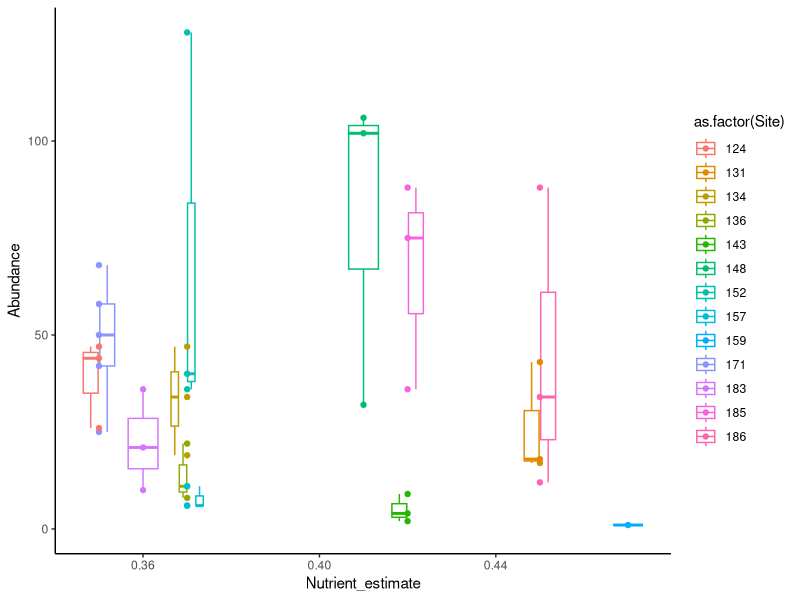
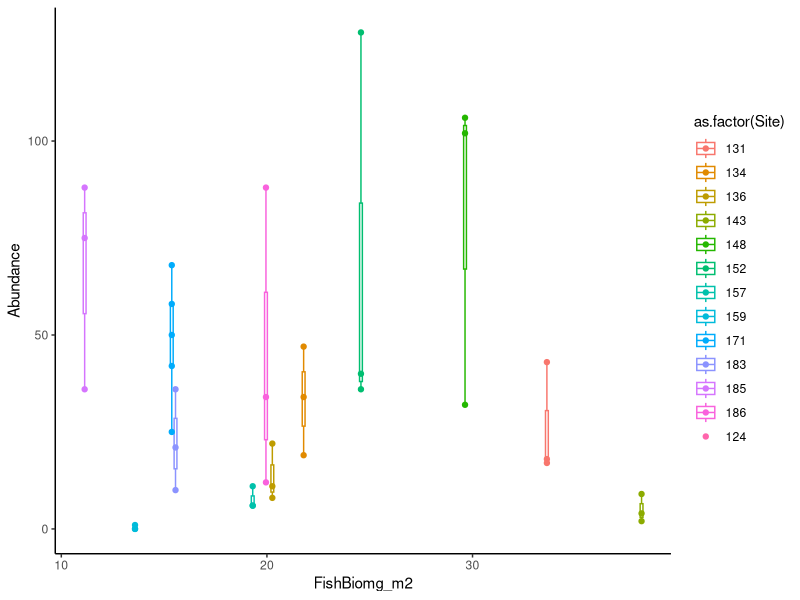
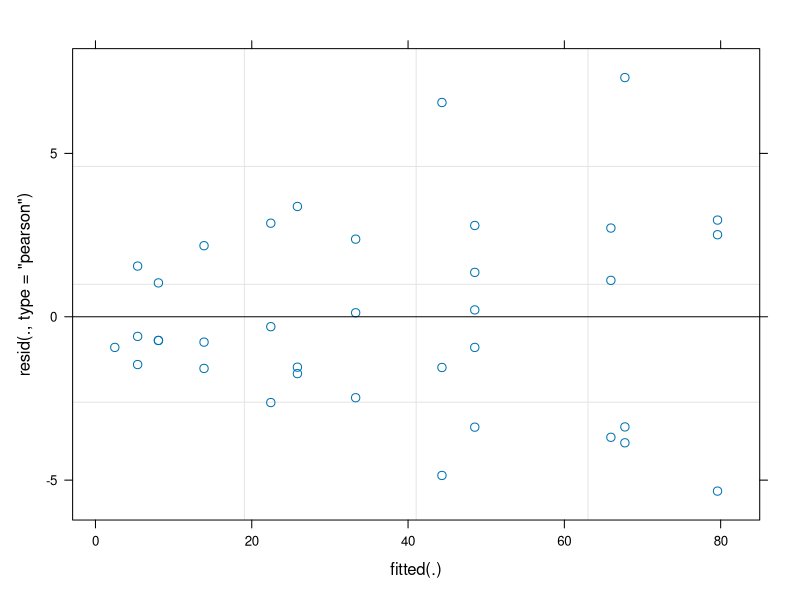
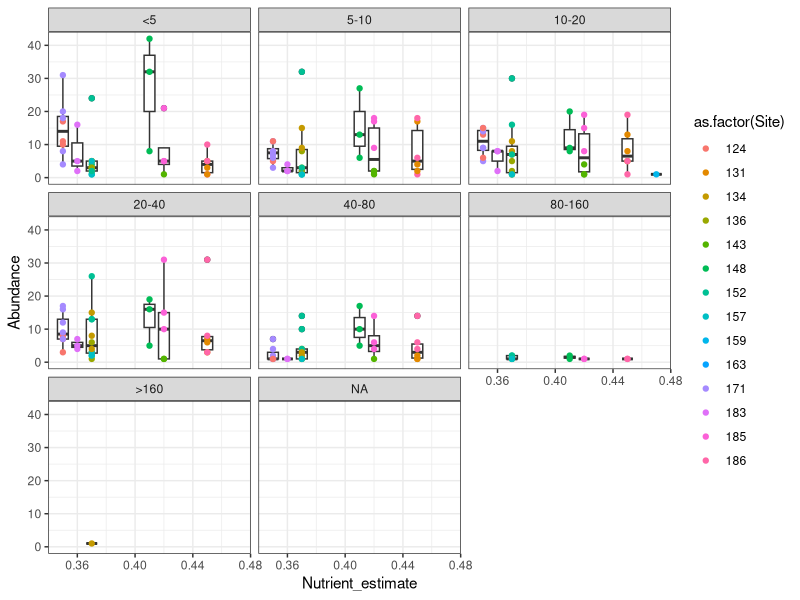
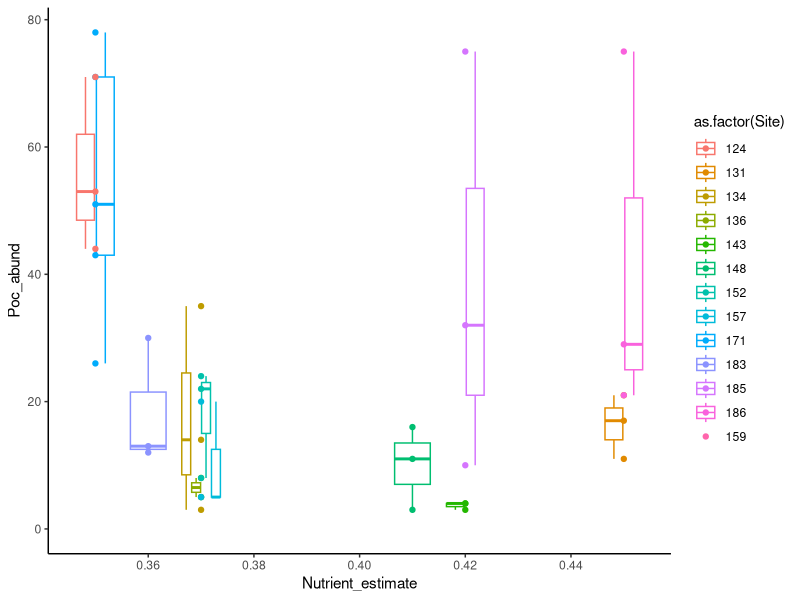
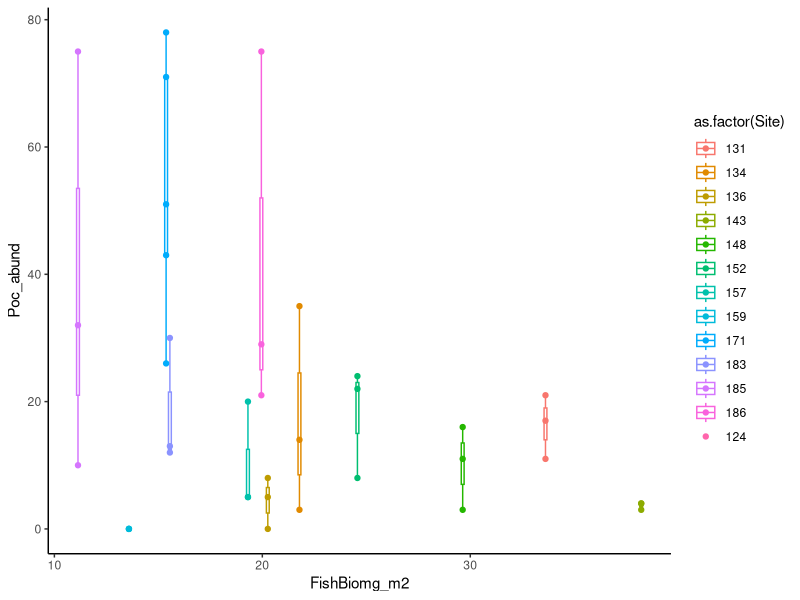
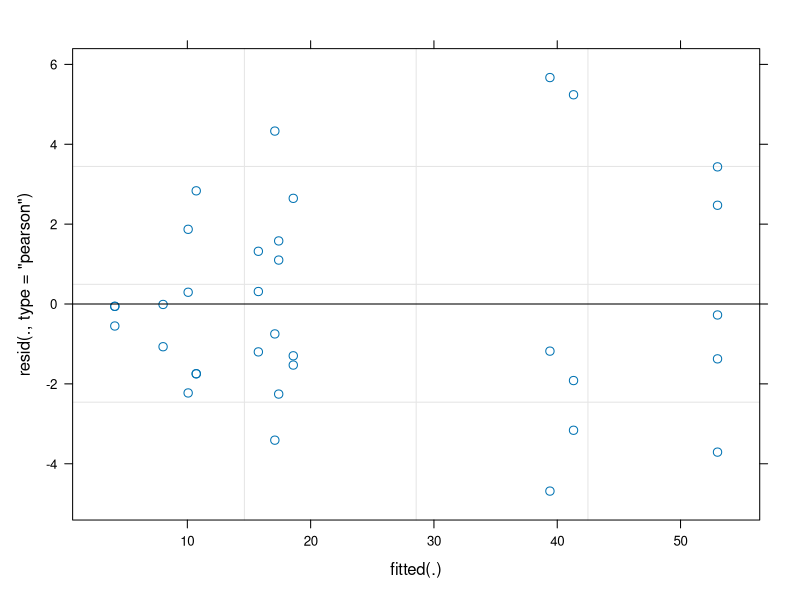
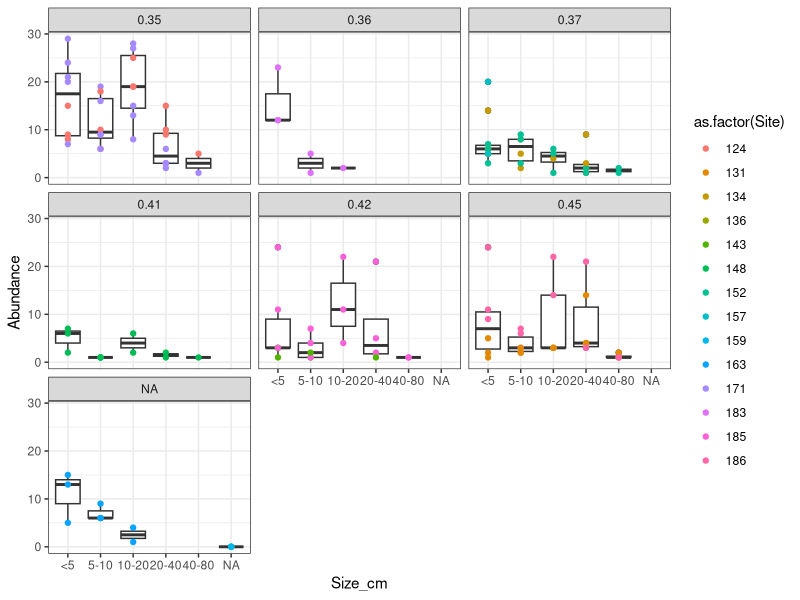

Recreate these plots in R, in order.
## ---- chunk 1
knitr::opts_chunk$set(echo = TRUE)


require(here)
require(tidyverse)
require(vegan)
require(lme4)
## ---- chunk 2
# colony counts
colonies <- read_csv(here("data/Colony_counts.csv")) %>% 
  # fix this weird date entry
  mutate(Date = case_when(
    Date == "8/21/22" ~ "8/21/2022",
    TRUE ~ Date
  ))

# bring in site visual nutrient file
nuts <- read_csv(here("data/site_metadata.csv")) 
  
# and nutrient working group file that we will use as metadata
nutMetadat <- read_csv(here("data/All_dat_withFish.csv")) 
# Make overall site stats
## ---- chunk 3
colonies %>% 
  select(Genus) %>% 
  unique() 

# fix them
colonies %>% 
  mutate(Genus = case_when(
    Genus == "Cyphestrea" ~ "Cyphastrea",
    Genus == "Fungiid" ~ "Fungiidae",
    Genus == "leptastrea" ~ "Leptastrea",
      Genus == "Leptastrea?" ~ "Leptastrea",
      Genus == "Napropora" ~ "Napopora",
      Genus == "Napropora" ~ "Napopora",
    Genus == "Napapora"~ "Napopora",
      Genus == "Pammacora" ~ "Psammocora",
      Genus == "Psammacora" ~ "Psammocora", 
      Genus == "Porites rus" ~ "Porites_rus",
      Genus == "Porites_Rus" ~ "Porites_rus",
      Genus == "Porites_Massive" ~ "Porites_massive",
    TRUE ~ Genus
  )) %>% 
  filter(Genus != "Single_polyp") -> colonies_cleaned


# check
colonies_cleaned %>% 
  select(Genus) %>% 
  unique() 
## ---- chunk 4
colonies_cleaned %>% 
  mutate(Transect = parse_number(Transect)) %>% 
  mutate(TransectSite = paste0(Site, "T", Transect)) %>% 
  group_by(Transect, TransectSite, Date, Site, Genus) %>% 
  summarize(Abundance = sum(Count)) %>% 
  ungroup() %>% 
  # replace this with the nearest station
  mutate(Site = ifelse(Site == "Gump", 159, Site)) %>% 
  # also for T2 site 124 was written as 142. Fix here
  #mutate(Site = ifelse(Site == 142, 124, Site)) %>% 
  mutate(Site = as.double(Site)) %>% 
  # join visual nutrient data
  full_join(nuts, by = "Site") -> genusAbund_temp

## ---- chunk 5
# select the stuff we want:
nutMetadat %>% 
  filter(TimePeriod == "2021-May") %>% 
  mutate(Site = as.double(Site)) %>% 
  select(Site, Latitude, Longitude, Distance_to_crest, Distance_to_shore, Distance_to_pass, Distance_to_deep_lagoon_water, Distance_to_population_center, Habitat, Microbial_Species_Richness, Microbial_Shannon_Diversity, Microbial_Phylogenetic_Diversity, Microbial_Evenness, Microbial_PCoA1, Microbial_PCoA2, FishNH4ug_min_m2, FishBiomg_m2) -> nmwgMetadat

# also do a separate one for 124 since it doesn't have a May 2021 line in the df:
nutMetadat %>% 
  filter(Site == 124) %>% 
  filter(TimePeriod == "2020-August") %>% 
  mutate(Site = as.double(Site)) %>% 
  select(Site, Latitude, Longitude, Distance_to_crest, Distance_to_shore, Distance_to_pass, Distance_to_deep_lagoon_water, Distance_to_population_center, Habitat, Microbial_Species_Richness, Microbial_Shannon_Diversity, Microbial_Phylogenetic_Diversity, Microbial_Evenness, Microbial_PCoA1, Microbial_PCoA2, FishNH4ug_min_m2, FishBiomg_m2) -> nmwgMetadat124
## ---- chunk 6
genusAbund_temp %>% 
  filter(Site != 124) %>% 
  left_join(nmwgMetadat) -> genusAbund_tempNo124
  
genusAbund_temp %>% 
  filter(Site == "124") %>% 
  left_join(nmwgMetadat124, by = "Site") -> genusAbund_temp124
  
  
# put them together
genusAbund_tempNo124 %>% 
  filter(Site != 163) %>% 
  bind_rows(genusAbund_temp124) -> genusAbund_Long
## ---- chunk 7
genusAbund_Long %>% 
  group_by(TransectSite, Date, Transect, Site, Latitude, Longitude, Distance_to_crest, Distance_to_shore, Distance_to_pass, Distance_to_deep_lagoon_water, Distance_to_population_center, Habitat, Microbial_Species_Richness, Microbial_Shannon_Diversity, Microbial_Phylogenetic_Diversity, Microbial_Evenness, Microbial_PCoA1, Microbial_PCoA2, FishNH4ug_min_m2, FishBiomg_m2) %>% 
  summarize(N = n()) %>% 
  select(-N) -> all_ids
## ---- chunk 8
genusAbund_Long %>% 
  filter(Genus == "Montipora") %>% 
  full_join(all_ids) %>% 
  mutate(Abundance = replace_na(Abundance, 0)) -> montipAbund

## ---- chunk 9
montipAbund %>% 
  ggplot(aes(x = Nutrient_estimate, y = Abundance, color = as.factor(Site))) +
  geom_boxplot() +
  geom_point() +
  theme_classic()
## ---- chunk 10
montipAbund %>% 
  ggplot(aes(x = FishBiomg_m2, y = Abundance, color = as.factor(Site))) +
  geom_boxplot() +
  geom_point() +
  theme_classic()
## ---- chunk 11
m.Montip <- glmer(Abundance ~ Nutrient_estimate + scale(FishBiomg_m2) +  (1 | Site), data = montipAbund, family = poisson(link = "log"))
  summary(m.Montip)
  plot(m.Montip)
## ---- chunk 12
colonies_cleaned %>% 
  mutate(Transect = parse_number(Transect)) %>% 
  mutate(TransectSite = paste0(Site, "T", Transect)) %>% 
  group_by(Transect, TransectSite, Date, Site, Genus, Size_cm) %>% 
  summarize(Abundance = sum(Count)) %>% 
  ungroup() %>% 
  # replace this with the nearest station
  mutate(Site = ifelse(Site == "Gump", 159, Site)) %>% 
  mutate(Site = as.double(Site)) %>% 
  # join visual nutrient data
  full_join(nuts, by = "Site") %>% 
  filter(Genus == "Montipora") %>% 
  full_join(all_ids) %>% 
  mutate(Abundance = replace_na(Abundance, 0)) %>% 
  mutate(Size_cm = factor(Size_cm, levels = c("<5", "5-10", "10-20", "20-40", "40-80", "80-160", ">160"))) -> montipSize
## ---- chunk 13
montipSize %>% 
  #group_by(Size_cm, Nutrient_estimate) %>% 
  #summarize(Mean_abund = mean(Abundance),
  #          sd_abund = sd(Abundance)) %>% 
  ggplot(aes(x = Nutrient_estimate, y = Abundance, group = Nutrient_estimate)) + 
  geom_boxplot() +
  geom_point(aes(color = as.factor(Site))) +
  facet_wrap(~as.factor(Size_cm)) +
  theme_bw()
## ---- chunk 14
genusAbund_Long %>% 
  filter(Genus == "Pocillopora") %>% 
  full_join(all_ids) %>% 
  mutate(Abundance = replace_na(Abundance, 0)) %>% 
  rename(Poc_abund = Abundance )-> pocAbund

## ---- chunk 15
pocAbund %>% 
  ggplot(aes(x = Nutrient_estimate, y = Poc_abund, color = as.factor(Site))) +
  geom_boxplot() +
  geom_point() +
  theme_classic()
## ---- chunk 16
pocAbund %>% 
  ggplot(aes(x = FishBiomg_m2, y = Poc_abund, color = as.factor(Site))) +
  geom_boxplot() +
  geom_point() +
  theme_classic() # Huh... Wonder if that's real? 
## ---- chunk 17
m.Poc <- glmer(Poc_abund ~ Nutrient_estimate + scale(FishBiomg_m2) + (1 | Site), data = pocAbund, family = poisson(link = "log"))
  summary(m.Poc)
  plot(m.Poc)
## ---- chunk 18
colonies_cleaned %>% 
  mutate(Transect = parse_number(Transect)) %>% 
  mutate(TransectSite = paste0(Site, "T", Transect)) %>% 
  group_by(Transect, TransectSite, Date, Site, Genus, Size_cm) %>% 
  summarize(Abundance = sum(Count)) %>% 
  ungroup() %>% 
  # replace this with the nearest station
  mutate(Site = ifelse(Site == "Gump", 159, Site)) %>% 
  mutate(Site = as.double(Site)) %>% 
  # join visual nutrient data
  full_join(nuts, by = "Site") %>% 
  filter(Genus == "Pocillopora") %>% 
  full_join(all_ids) %>% 
  mutate(Abundance = replace_na(Abundance, 0)) %>% 
  mutate(Size_cm = factor(Size_cm, levels = c("<5", "5-10", "10-20", "20-40", "40-80", "80-160", ">160"))) -> pocSize
## ---- chunk 19
pocSize %>% 
  #group_by(Size_cm, Nutrient_estimate) %>% 
  #summarize(Mean_abund = mean(Abundance),
  #          sd_abund = sd(Abundance)) %>% 
  ggplot(aes(x = Size_cm, y = Abundance)) + 
  geom_boxplot() +
  geom_point(aes(color = as.factor(Site))) +
  facet_wrap(~as.factor(Nutrient_estimate)) +
  theme_bw()
## ---- chunk 20
montipAbund %>% 
  rename(Montip_abundance = Abundance) %>% 
  select(-Genus) %>% 
  full_join(pocAbund) -> WRONG
## ---- chunk 21
WRONG %>% 
  ggplot(aes(x = Montip_abundance, y = Poc_abund, color = (Nutrient_estimate))) +
  geom_point() +
  # 1:1 line
  geom_abline(slope = 1, intercept = 0) +
  scale_colour_gradient(low = "gray", high = "red") +
  theme_classic()
## ---- chunk 22
mPocMonti <- glm(Poc_abund ~ Montip_abundance + Nutrient_estimate + Montip_abundance:Nutrient_estimate, family = poisson, data = WRONG)
  summary(mPocMonti)
  plot(mPocMonti)
  
## ---- chunk 23
pred <- expand.grid(Montip_abundance = seq(from = min(WRONG$Montip_abundance, na.rm = TRUE),
                         to = max(WRONG$Montip_abundance, na.rm = TRUE),
                         length.out = length(WRONG$Montip_abundance)),
                    Nutrient_estimate = c(min(WRONG$Nutrient_estimate, na.rm = TRUE),
                                          mean(WRONG$Nutrient_estimate, na.rm = TRUE),
                         max(WRONG$Nutrient_estimate, na.rm = TRUE)))



pred$PredPocAbund <- predict(mPocMonti, 
                 pred, 
                 type = "response")


# plot
pred %>% 
  ggplot(aes(x = Montip_abundance, y = PredPocAbund, color = Nutrient_estimate)) +
  #ylab("Predicted Pocillopora abundance") +
  scale_colour_gradient(low = "gray", high = "red") +
  geom_point() +
  theme_classic()


ggsave(here("figures/PredTrapeziidabund.jpg"), width = 4.5, height = 3, dpi = 500)
## ---- chunk 24
genusAbund_Long %>% 
  pivot_wider(names_from = Genus, values_from = Abundance) %>% 
  # replace NA's with zeros
  mutate_all(~replace(., is.na(.), 0)) -> spp_matrix_wide # for no coral_ID remove beginning columns
## ---- chunk 25
spp_mat_rare <- spp_matrix_wide[, colSums(spp_matrix_wide != 0) >= round(dim(spp_matrix_wide)[1]*0.05)] # at least 5% of samples
## ---- chunk 26
# get index for where coral columns start
first_coral <- grep("Acropora", colnames(spp_mat_rare))

shann.in <- diversity(spp_mat_rare[,first_coral:dim(spp_mat_rare)[2]], index = "shannon")
simp.in <- diversity(spp_mat_rare[,first_coral:dim(spp_mat_rare)[2]], index = "simpson")
invSimp.in <- diversity(spp_mat_rare[,first_coral:dim(spp_mat_rare)[2]], index = "invsimpson")
spp.rich <- specnumber(spp_mat_rare[,first_coral:dim(spp_mat_rare)[2]])



div.metrics <- cbind(shann.in, simp.in, invSimp.in, spp.rich, spp_mat_rare[,1:(first_coral-1)]) 
  

## ---- chunk 27
# shannon
div.metrics %>% 
  ggplot(aes(x = as.factor(Site), y = shann.in, fill = KellyDeron_habitat)) +
  geom_boxplot() +
  ylab("Shannon diversity") +
  theme_classic()

# spp richness
div.metrics %>% 
  ggplot(aes(x = as.factor(Site), y = spp.rich, fill = KellyDeron_habitat)) +
  geom_boxplot() +
  ylab("Species richness") +
  theme_classic()


# simpson
div.metrics %>% 
  ggplot(aes(x = as.factor(Site), y = simp.in, fill = KellyDeron_habitat)) +
  geom_boxplot() +
  ylab("Simpson's index") +
  theme_classic()

# inverse simpson
div.metrics %>% 
  ggplot(aes(x = as.factor(Site), y = invSimp.in, fill = KellyDeron_habitat)) +
  geom_boxplot() +
  theme_classic()

## ---- chunk 28
# shannon
div.metrics %>% 
 #filter(Site != 159) %>% 
  ggplot(aes(x = Nutrient_estimate, y = shann.in, color = as.factor(Site))) +
  geom_boxplot() +
  geom_point() +
  ylab("Shannon diversity") +
  theme_classic() # Gump is just crazy..

# spp richness
div.metrics %>% 
  #filter(Site != 159) %>% 
  ggplot(aes(x = Nutrient_estimate, y = spp.rich, color = as.factor(Site))) +
  geom_boxplot() +
  geom_jitter() +
  ylab("Coral species richness") +
  xlab("Visual Nutrient Estimate") +
  theme_classic()

ggsave(here("figures/SppRichNut.jpg"), width = 7, height = 4.6, dpi = 500)


# simpson
div.metrics %>% 
  #filter(Site != 159) %>% 
  ggplot(aes(x = Nutrient_estimate, y = simp.in, color = as.factor(Site))) +
  geom_boxplot() +
  geom_point() +
  ylab("Simpson's index") +
  theme_classic()


# inverse simpson
div.metrics %>% 
  #filter(Site != 159) %>% 
  ggplot(aes(x = Nutrient_estimate, y = invSimp.in, color = as.factor(Site))) +
  geom_boxplot() +
  geom_point() +
  theme_classic()

## ---- chunk 29
m.sppRich <- glm(spp.rich ~ Nutrient_estimate, family = poisson, data = div.metrics)
  summary(m.sppRich)
  plot(m.sppRich)
  
# What about without Gump?
m.sppRichnoGump <- glm(spp.rich ~ Nutrient_estimate, family = poisson, data = subset(div.metrics, Site != 159))
  summary(m.sppRichnoGump) # nope
  plot(m.sppRichnoGump)  

## ---- chunk 30
# distance to shore
div.metrics %>% 
  filter(Site != 159) %>% 
  ggplot(aes(x = Distance_to_shore, y = spp.rich, color = as.factor(Site))) +
  geom_boxplot() +
  geom_point() +
  ylab("Species richness") +
  theme_classic()

# distance to crest--kinda interesting
div.metrics %>% 
  filter(Site != 159) %>% 
  ggplot(aes(x = Distance_to_crest, y = spp.rich, color = as.factor(Site))) +
  geom_boxplot() +
  geom_point() +
  ylab("Species richness") +
  theme_classic()


div.metrics %>% 
  filter(Site != 159) %>% 
  ggplot(aes(x = Distance_to_crest, y = spp.rich, color = as.factor(Site))) +
  geom_boxplot() +
  geom_point() +
  ylab("Species richness") +
  theme_classic()


# Distance_to_pass
div.metrics %>% 
  filter(Site != 159) %>% 
  ggplot(aes(x = Distance_to_pass, y = spp.rich, color = as.factor(Site))) +
  geom_boxplot() +
  geom_point() +
  ylab("Species richness") +
  theme_classic()


# Distance_to_population_center
div.metrics %>% 
  filter(Site != 159) %>% 
  ggplot(aes(x = Distance_to_population_center, y = spp.rich, group = as.factor(Site), fill = Nutrient_estimate)) +
  geom_boxplot() +
  geom_point() +
  ylab("Coral pecies richness") +
  xlab("Distance to population center") +
  scale_fill_gradient(low = "gray", high = "red") +
  theme_classic() # interesting maybe?

ggsave(here("figures/SppRichDistPop.jpg"), width = 7, height = 4.6, dpi = 500)





# Microbial_Species_Richness
div.metrics %>% 
  #filter(Site != 159 ) %>% 
  filter(Site != 124) %>% 
  ggplot(aes(x = Microbial_Species_Richness, y = spp.rich, color = as.factor(Site))) +
  geom_boxplot() +
  geom_point() +
  ylab("Coral species richness") +
  xlab("Microbe species richness") +
  theme_classic() # potentially cool!

ggsave(here("figures/SppRichMicrobe.jpg"), width = 7, height = 4.6, dpi = 500)


# Microbial_Shannon_Diversity
div.metrics %>% 
  #filter(Site != 159 ) %>% 
  filter(Site != 124) %>% 
  ggplot(aes(x = Microbial_Shannon_Diversity, y = spp.rich, color = as.factor(Site))) +
  geom_boxplot() +
  geom_point() +
  ylab("Coral species richness") +
  xlab("Microbe shannon diversity")+
  theme_classic() # potentially cool?

ggsave(here("figures/SppRichMicrobeShann.jpg"), width = 7, height = 4.6, dpi = 500)


# Microbial_Phylogenetic_Diversity
div.metrics %>% 
  filter(Site != 159) %>% 
  filter(Site != 124) %>% 
  ggplot(aes(x = Microbial_Phylogenetic_Diversity, y = spp.rich, color = as.factor(Site))) +
  geom_boxplot() +
  geom_point() +
  ylab("Species richness") +
  theme_classic()

# Microbial_Evenness
div.metrics %>% 
  filter(Site != 159) %>% 
  filter(Site != 124) %>% 
  ggplot(aes(x = Microbial_Evenness, y = spp.rich, color = as.factor(Site))) +
  geom_boxplot() +
  geom_point() +
  ylab("Coral species richness") +
  xlab("Microbial evenness") +
  theme_classic() # cool
  
ggsave(here("figures/SppRichMicrobeEven.jpg"), width = 7, height = 4.6, dpi = 500)


# Microbial_PCoA1
div.metrics %>% 
  #filter(Site != 159) %>% 
  filter(Site != 124) %>% 
  ggplot(aes(x = Microbial_PCoA1, y = spp.rich, color = as.factor(Site))) +
  geom_boxplot() +
  geom_point() +
  ylab("Species richness") +
  theme_classic() 



# FishBiomg_m2
div.metrics %>% 
  filter(Site != 159) %>% 
  filter(Site != 124) %>% 
  ggplot(aes(x = FishBiomg_m2, y = spp.rich, color = as.factor(Site))) +
  geom_boxplot() +
  geom_point() +
  ylab("Species richness") +
  theme_classic() 


## ---- chunk 31
m.sppRichDist <- glmer(spp.rich ~ Nutrient_estimate + scale(Distance_to_population_center) + Nutrient_estimate:scale(Distance_to_population_center) + (1 | Site), data = div.metrics, family = poisson(link = "log"))  
  summary(m.sppRichDist)
  
  
# microbes?
m.sppRichMicrobe <- glmer(spp.rich ~ scale(Microbial_Species_Richness) + (1 | Site), data =div.metrics, family = poisson(link = "log"))  
  summary(m.sppRichMicrobe)
  

m.sppRichDistHab <- glmer(spp.rich ~ Nutrient_estimate + KellyDeron_habitat + Nutrient_estimate:KellyDeron_habitat + (1 | Site), data = div.metrics, family = poisson(link = "log"))  
  summary(m.sppRichDistHab)
    
  
## ---- chunk 32
pred <- expand.grid(Distance_to_population_center = seq(from = min(div.metrics$Distance_to_population_center, na.rm = TRUE),
                         to = max(div.metrics$Distance_to_population_center, na.rm = TRUE),
                         length.out = length(div.metrics$Distance_to_population_center)),
                    Nutrient_estimate = c(min(div.metrics$Nutrient_estimate, na.rm = TRUE),
                                          mean(div.metrics$Nutrient_estimate, na.rm = TRUE),
                         max(div.metrics$Nutrient_estimate, na.rm = TRUE)),
                    Site = unique(div.metrics$Site))



pred$PredSppRich <- predict(m.sppRichDist, 
                 pred, 
                 type = "response")


# plot
pred %>% 
  ggplot(aes(x = Distance_to_population_center, y = PredSppRich, color = Nutrient_estimate)) +
  geom_point() +
  ylab("Predicted coral species richness") +
  xlab("Distance to population center") +
  scale_color_gradient(low = "gray", high = "red") +
  facet_wrap(~Nutrient_estimate) +
  theme_classic() # interesting maybe?
  



# ggsave(here("figures/PredTrapeziidabund.jpg"), width = 4.5, height = 3, dpi = 500)
## ---- chunk 33
pred <- expand.grid(Distance_to_population_center = seq(from = min(div.metrics$Distance_to_population_center, na.rm = TRUE),
                         to = max(div.metrics$Distance_to_population_center, na.rm = TRUE),
                         length.out = length(div.metrics$Distance_to_population_center)),
                    Nutrient_estimate = c(min(div.metrics$Nutrient_estimate, na.rm = TRUE),
                                          mean(div.metrics$Nutrient_estimate, na.rm = TRUE),
                         max(div.metrics$Nutrient_estimate, na.rm = TRUE)),
                    Site = unique(div.metrics$Site),
                    KellyDeron_habitat = unique(div.metrics$KellyDeron_habitat))



pred$PredSppRich <- predict(m.sppRichDistHab, 
                 pred, 
                 type = "response")


# plot
pred %>% 
  mutate(KellyDeron_habitat = factor(KellyDeron_habitat, levels = c("Fringing_reef", "Mid_lagoon", "Reef_pass"))) %>% 
  ggplot(aes(x = Nutrient_estimate, y = PredSppRich, color = Nutrient_estimate)) +
  geom_point() +
  geom_line() +
  ylab("Predicted coral species richness") +
  xlab("Visual nutrient estimate") +
  scale_color_gradient(low = "gray", high = "red") +
  facet_wrap(~KellyDeron_habitat) +
  theme_classic() # interesting maybe?
  



# ggsave(here("figures/PredTrapeziidabund.jpg"), width = 4.5, height = 3, dpi = 500)
